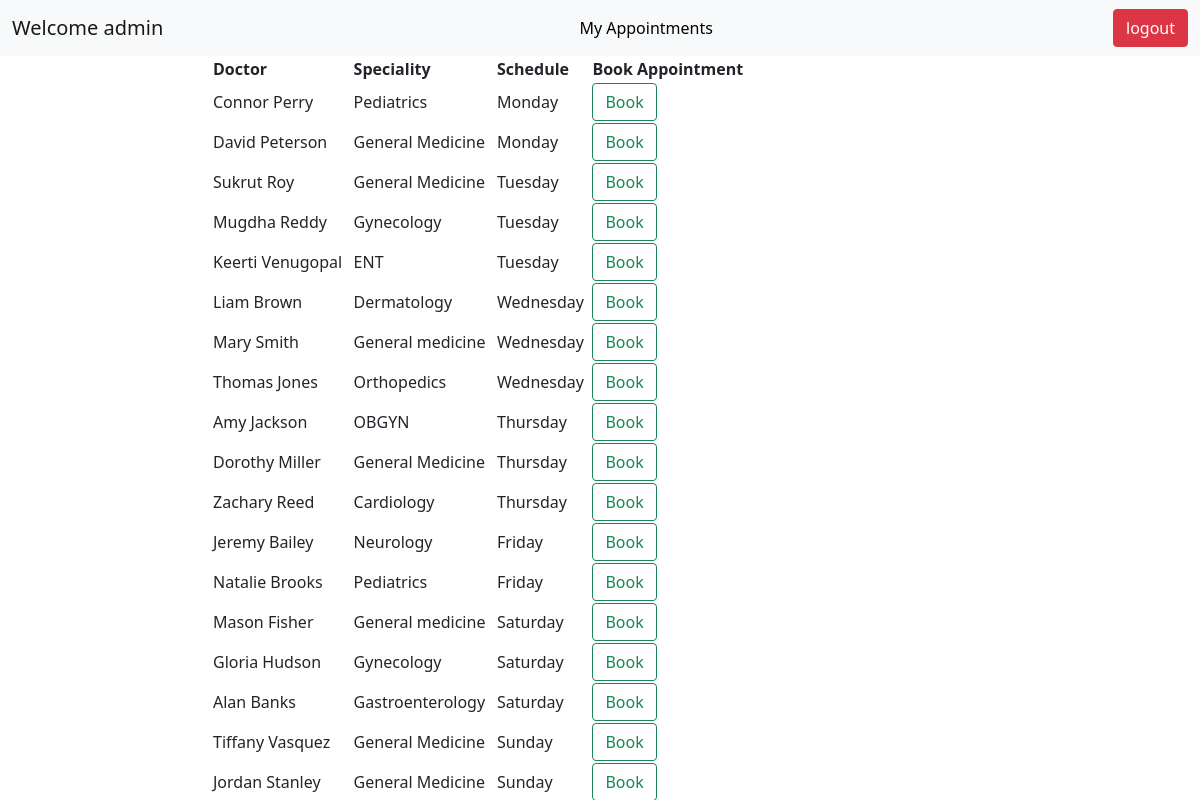
Page /customer/welcome/ (signed in) on the committed database.
### healthcare_app/models.py (models this page shows)
class DoctorModel(models.Model):
    name = models.CharField(max_length=10)
    speciality = models.CharField(max_length = 10)
    schedule = models.CharField(max_length=10)

### healthcare_app/views.py (the view)
# urls.py: path('customer/welcome/',customerwelcomeview,name = 'customerpage'),
def customerwelcomeview(request):
    if not request.user.is_authenticated:
        return redirect('userloginpage')
    username = request.user.username
    context = {'username':username, 'doctors': DoctorModel.objects.all()}
    return render(request,'customerwelcome.html',context)

### healthcare_app/templates/customerwelcome.html (shortened to what this page needs)
{% extends 'base.html' %}
{% block content %}
<nav class="navbar navbar-light bg-light">
  <div class="container-fluid">
    <a class="navbar-brand">Welcome {{username}}</a>
      <a class="nav-item" style="color: black;text-decoration: none" href="/userappt/">My Appointments</a>
    <a href="/userlogout/" class="btn btn-danger">logout</a>
  </div>
</nav>
<div class="container" style="margin: auto;width: 800px;">
    <table style="width: 70%">
    <tr>
        <th>Doctor</th>
        <th>Speciality</th>
        <th>Schedule</th>
        <th>Book Appointment</th>
    </tr>
    {% for doctor in doctors %}
    <tr>
        <td>{{doctor.name}}</td>
        <td>{{doctor.speciality}}</td>
        <td>{{doctor.schedule}}</td>
        <td><a href="/bookappt/{{doctor.id}}" class="btn btn-outline-success">Book</a></td>
    </tr>
    {% endfor %}
</table>
</div>
{% endblock %}

### healthcare_app/templates/base.html (shortened to what this page needs)
<!DOCTYPE html>
<html lang="en">
<head>
    <link href="https://cdn.jsdelivr.net/npm/bootstrap@5.0.0-beta3/dist/css/bootstrap.min.css" rel="stylesheet">
</head>
<body>
{% block content %}
{% endblock %}
</body>
</html>

### rows in the picture
DoctorModel: name "Connor Perry", speciality "Pediatrics", schedule "Monday"
DoctorModel: name "David Peterson", speciality "General Medicine", schedule "Monday"
DoctorModel: name "Sukrut Roy", speciality "General Medicine", schedule "Tuesday"
DoctorModel: name "Mugdha Reddy", speciality "Gynecology", schedule "Tuesday"
DoctorModel: name "Keerti Venugopal", speciality "ENT", schedule "Tuesday"
DoctorModel: name "Liam Brown", speciality "Dermatology", schedule "Wednesday"
DoctorModel: name "Mary Smith", speciality "General medicine", schedule "Wednesday"
DoctorModel: name "Thomas Jones", speciality "Orthopedics", schedule "Wednesday"
DoctorModel: name "Amy Jackson", speciality "OBGYN", schedule "Thursday"
DoctorModel: name "Dorothy Miller", speciality "General Medicine", schedule "Thursday"
DoctorModel: name "Zachary Reed", speciality "Cardiology", schedule "Thursday"
DoctorModel: name "Jeremy Bailey", speciality "Neurology", schedule "Friday"
DoctorModel: name "Natalie Brooks", speciality "Pediatrics", schedule "Friday"
DoctorModel: name "Mason Fisher", speciality "General medicine", schedule "Saturday"
DoctorModel: name "Gloria Hudson", speciality "Gynecology", schedule "Saturday"
DoctorModel: name "Alan Banks", speciality "Gastroenterology", schedule "Saturday"
DoctorModel: name "Tiffany Vasquez", speciality "General Medicine", schedule "Sunday"
DoctorModel: name "Jordan Stanley", speciality "General Medicine", schedule "Sunday"

### other values in the picture
{{ username }} "admin"
